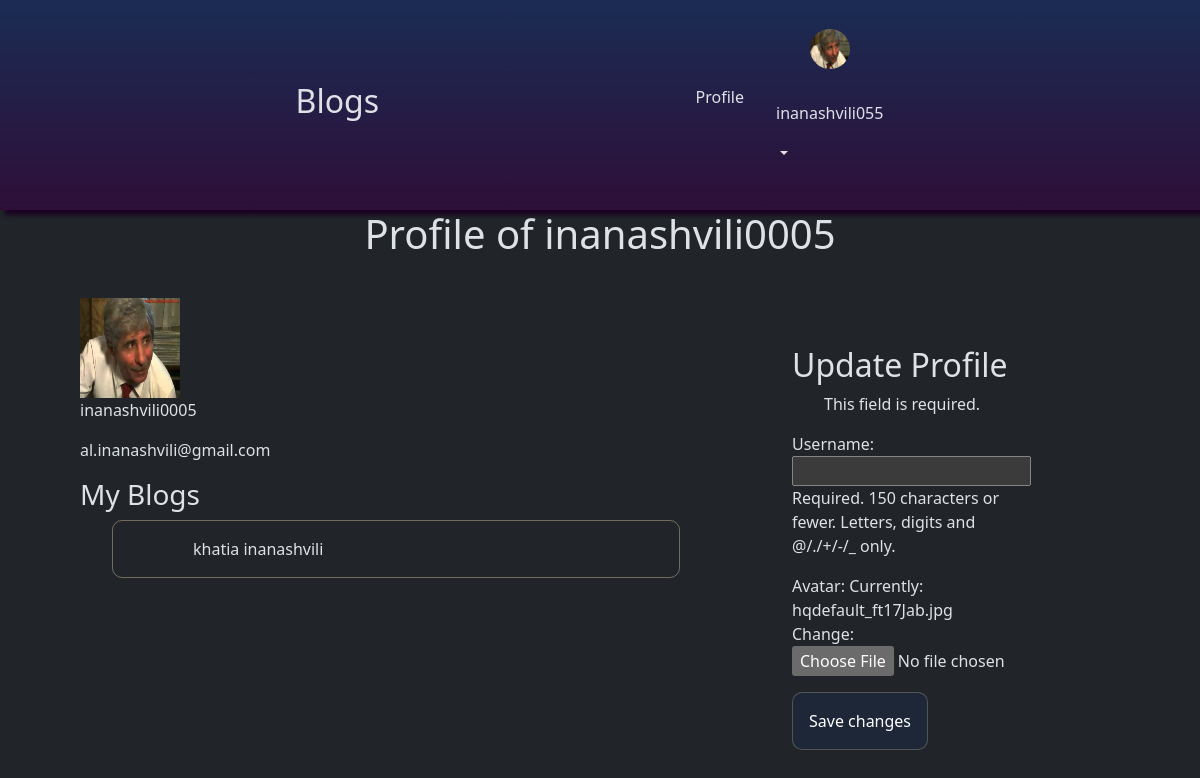
Screenshot of /profile/ (signed in) with the database file from the repository.
### blogs/models.py (models this page shows, shortened)
class Author(models.Model):
    user = models.OneToOneField(User, on_delete=models.CASCADE, null=True, blank=True)
    avatar = models.ImageField(null=True, default= 'avatar.png' )
    name = models.CharField(max_length=50)

class Blogs(models.Model):
    title = models.CharField(max_length=50)
    description = models.TextField()
    authors = models.ManyToManyField("Author")
    created = models.DateTimeField(auto_now_add=True, null=True)
    class Meta:
        ordering = ['-created']

### blogs/views.py (the view)
# urls.py: path('profile/', views.profile, name='profile'),
@login_required
def profile(request):
    author = get_object_or_404(Author, user=request.user)
    blogs = Blogs.objects.filter(authors=author)
    user_form = UserUpdateForm(request.POST, instance=request.user)
    profile_form = ProfileForm(request.POST, request.FILES, instance=author)
    return render(request, 'blogs/profile.html', {
        'author': author,
        'blogs': blogs,
        'user_form': user_form,
        'profile_form': profile_form
    })

### blogs/forms.py
class UserUpdateForm(forms.ModelForm):
    class Meta:
        model = User
        fields = ['username']

class ProfileForm(forms.ModelForm):
    class Meta:
        model = Author
        fields = ['avatar']

### blogs/templates/blogs/profile.html (shortened to what this page needs)
{% extends 'index.html' %}
{% block content %}
<h1>Profile of {{ author.name }}</h1>
<div class="profile-container">
<div class="">
  <div>
    <img src="{{ author.avatar.url }}" alt="{{ author.name }}" style="width: 100px; height: 100px;">
    <p>{{ author.name }}</p>
    <p>{{ author.user.email }}</p>
  </div>
  <h3>My Blogs</h3>
  <ul class="my-blog-container">
    {% for blog in blogs %}
        <a href="{% url 'blog_detail' blog.id %}" class="my_blogs ">
          <li>
          {{ blog.title }}
        </li>
        </a>
    {% empty %}
      <p>No blogs yet.</p>
    {% endfor %}
  </ul>
</div>
  <div class="container mt-5 profile-settings-profile">
    <h2>Update Profile</h2>
    <form method="post" enctype="multipart/form-data">
        {{ user_form.as_p }}
        {{ profile_form.as_p }}
        <div class="">
          <button type="submit">Save changes</button>
        </div>
    </form>
</div>
</div>
{% endblock %}

### templates/navbar.html (shortened to what this page needs)
{% load static %}
<nav class="navbar navbar-expand-lg bg-body-tertiary header-nav">
    <a class="nav-link active" aria-current="page" href="{% url 'home' %}"><h2>Blogs</h2></a>
    <ul class="prof">
  {% if request.user.is_authenticated %}
        <li class="nav-item">
          <a class="nav-link active profile" aria-current="page" href="{% url 'profile' %}"><span class="Profile ">Profile </span></a>
        </li>
  <div class="">
    <div class="dropdown">
    <a href="{% url 'profile' %}">
      <img src="{{ request.user.author.avatar.url }}" alt="" style="width: 2.5em; height: 2.5em; border-radius: 100%;">
    </a>
    <a class="nav-link dropdown-toggle" role="button" data-bs-toggle="dropdown" aria-expanded="false" >
      <p>{{request.user.username}}  </p>
    </a>
  </div>
  </div>
  {% endif %}
    </ul>
  </nav>

### static/styles/style.css (style rules this page uses)
.header-nav { display: flex; justify-content: space-evenly; background: linear-gradient(180deg, #1a2c54 0%, #2e0f38 100% ); width: 100%; box-shadow: #190121 5px 5px 5px; z-index: 5000; align-items: center; }
a { cursor: pointer !important; }
.dropdown { display: flex; flex-direction: column; justify-content: center; align-items: center; }
.dropdown a { padding:1em; }
.profile { padding: 0 1em; }
.prof { display: flex; justify-content: center; align-items: center; padding: 5px; }
a { all: unset; }
li { all: unset; }
.search-form button , button { border: 1px solid rgba(245, 222, 179, 0.248); border-radius: 10px; padding: 1em; background-color: #1a2c545e; display: inline-flex; transition: 0.3 ease-in; }
.my-blog-container { display: flex; flex-direction: column; width: 50vw; }
.my_blogs { border: 1px solid rgba(245, 222, 179, 0.39); border-radius: 10px; padding: 1em 5em; margin-bottom: 1em; cursor: pointer; }
h1 { text-align: center; }
.profile-container { display: flex; padding: 2em 5em; justify-content: space-between; }
.profile-settings-profile { width: 20vw; }

### rows the page displays
Author: name "inanashvili0005", avatar (placeholder picture), user.email "al.inanashvili@gmail.com"
Blogs: title "khatia inanashvili"

### other values shown
{{ request.user.username }} "inanashvili055"
